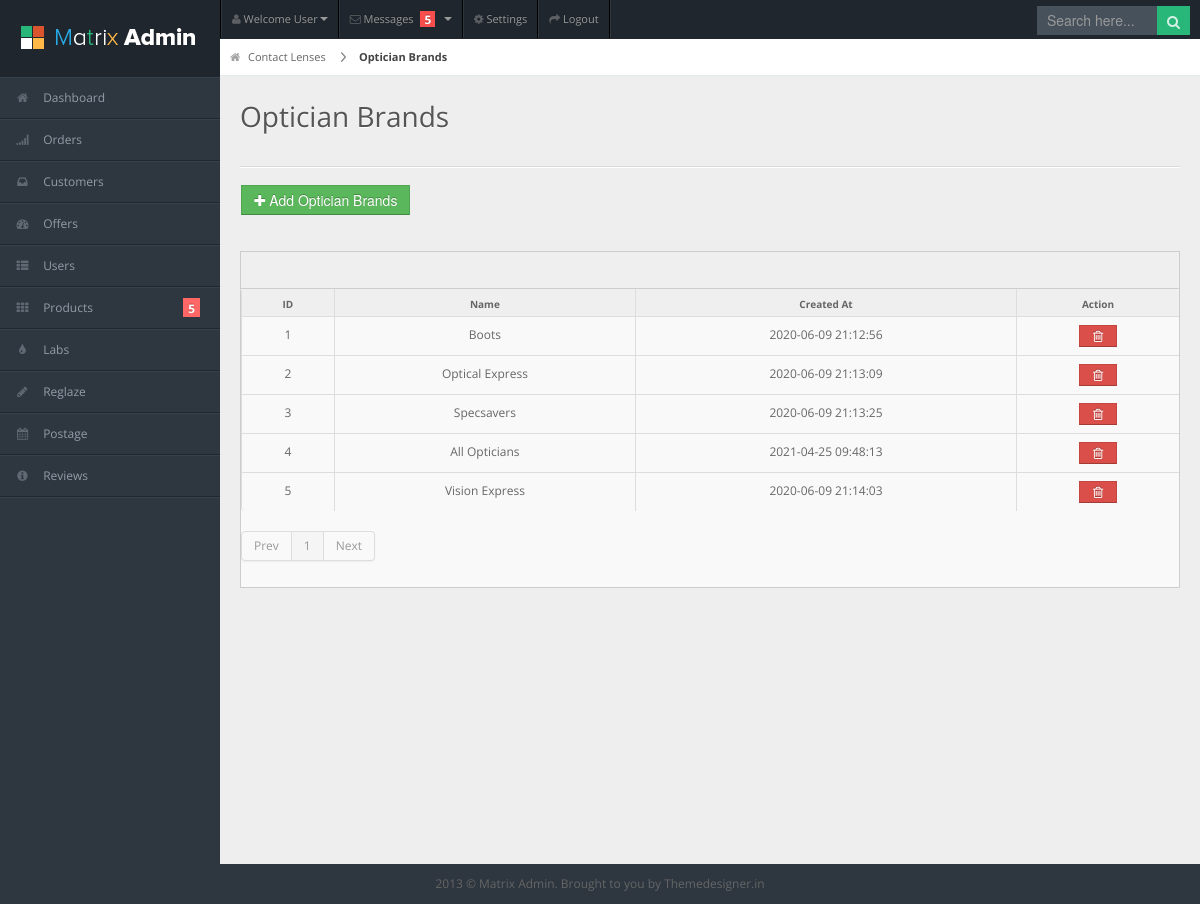
Screenshot of /admin/optician_brands.php with the database file from the repository.
### tables this page shows
CREATE TABLE `optician_brands` (
  `id` int(11) NOT NULL,
  `Product_id` int(24) DEFAULT NULL,
  `Optician_Brands` varchar(225) DEFAULT NULL,
  `active` int(11) DEFAULT NULL,
  `created_at` timestamp NOT NULL DEFAULT current_timestamp() ON UPDATE current_timestamp(),
  `updated_at` timestamp NOT NULL DEFAULT '0000-00-00 00:00:00'
);

### admin/optician_brands.php (the view, shortened to what this page needs)
<?php include('Connection2.php'); ?>
<!DOCTYPE html>
<html lang="en">
<head>
<link rel="stylesheet" href="css/bootstrap.min.css" />
<link rel="stylesheet" href="css/bootstrap-responsive.min.css" />
<link rel="stylesheet" href="css/uniform.css" />
<link rel="stylesheet" href="css/select2.css" />
<link rel="stylesheet" href="css/matrix-style.css" />
<link rel="stylesheet" href="css/matrix-media.css" />
<link href="font-awesome/css/font-awesome.css" rel="stylesheet" />
</head>
<body>
<div id="header">
  <h1><a href="dashboard.html">Matrix Admin</a></h1>
</div>
<div id="user-nav" class="navbar navbar-inverse">
  <ul class="nav">
    <li  class="dropdown" id="profile-messages" ><a title="" href="#" data-toggle="dropdown" data-target="#profile-messages" class="dropdown-toggle"><i class="icon icon-user"></i>  <span class="text">Welcome User</span><b class="caret"></b></a>
    </li>
    <li class="dropdown" id="menu-messages"><a href="#" data-toggle="dropdown" data-target="#menu-messages" class="dropdown-toggle"><i class="icon icon-envelope"></i> <span class="text">Messages</span> <span class="label label-important">5</span> <b class="caret"></b></a>
    </li>
    <li class=""><a title="" href="#"><i class="icon icon-cog"></i> <span class="text">Settings</span></a></li>
    <li class=""><a title="" href="login.html"><i class="icon icon-share-alt"></i> <span class="text">Logout</span></a></li>
  </ul>
</div>
<div id="search">
  <input type="text" placeholder="Search here..."/>
  <button type="submit" class="tip-bottom" title="Search"><i class="icon-search icon-white"></i></button>
</div>
<?php include 'dashboard_aside.php' ?>
<div id="content">
  <div id="content-header">
    <div id="breadcrumb"> <a href="contact_lenses.php" title="Contact Lense" class="tip-bottom"><i class="icon-home"></i> Contact Lenses</a> <a href="#" class="current">Optician Brands</a> </div>
    <h1>Optician Brands</h1>
  </div>
  <div class="container-fluid">
    <hr>
	  <div class="row-fluid">
		 <div class="span6">
			  <button onClick="window.location.href='contact_lenses_category_add.php?type=optician'" class="btn btn-success add-sglasses-btn"><i class="icon-plus"></i> Add Optician Brands</button><br><br>
		</div>
		  <div class="span6">
		</div>
	  </div>
    <div class="row-fluid">
      <div class="span12">
        <div class="widget-box">
          <div class="widget-title">
          </div>
          <div class="widget-content nopadding">
            <table class="table table-bordered table-striped">
              <thead>
                <tr>
				  <th>ID</th>
                  <th>Name</th>
                  <th>Created At</th>
                  <th>Action</th>
                </tr>
              </thead>
              <tbody>
				 <?php
				if (isset($_GET['pageno'])) {
					$pageno = $_GET['pageno'];
				} else {
					$pageno = 1;
				}
				$no_of_records_per_page = 20;
				$offset = ($pageno-1) * $no_of_records_per_page;
				$total_pages_sql = "SELECT COUNT(*) FROM optician_brands where active=0";
			$result = mysqli_query($conn,$total_pages_sql);
			$total_rows = mysqli_fetch_array($result)[0];
			$total_pages = ceil($total_rows / $no_of_records_per_page);
				if(isset($_GET['search'])) {
				$my_search = $_GET['search'];
				$fetch_query = mysqli_query($conn,"SELECT * FROM optician_brands  where Brands_Name='$my_search' OR Brands_Name LIKE '%$my_search%'  AND active=1");
				}
				else {
				$fetch_query = mysqli_query($conn,"SELECT * FROM optician_brands where active=1 LIMIT $offset, $no_of_records_per_page");
				}
				while($row=mysqli_fetch_array($fetch_query,MYSQLI_ASSOC)) {
					?>
                <tr class="odd gradeX">
				  <td style="text-align: center;"><?php echo $row['id']; ?></td>
				  <td style="text-align: center;"><?php echo $row['Optician_Brands']; ?></td>
                  <td style="text-align: center;"><?php echo $row['created_at']; ?></td>
                  <td class="center">
					  <center>
					<button class="btn btn-mini btn-danger add-sglasses-action-btn" onclick="window.location.href='optician_brands.php?delete_optician_id=<?php echo $row['id']; ?>'">&nbsp;&nbsp;<i class="icon-trash"></i> &nbsp;</button>
						  </center>
				  </td>
                </tr>
                <?php } ?>
              </tbody>
            </table>
			  <?php if(isset($_GET['search'])) {} else { ?>
			  <div class="pagination">
              <ul>
                <li class="<?php if($pageno <= 1){ echo 'disabled'; } ?>"><a href="<?php if($pageno <= 1){ echo '#'; } else { echo "?pageno=".($pageno - 1); } ?>" >Prev</a></li>
				<?php for($t=1;$t<=$total_pages;$t++) {
				if($t == $pageno) {
				?>
                <li class="active"> <a href=""><?php echo $t; ?></a> </li>
				<?php
				} else { ?>
				<li class=""> <a href=""><?php echo $t; ?></a> </li>
					<?php
					}
				} ?>
                <li class="<?php if($pageno >= $total_pages){ echo 'disabled'; } ?>"><a href="<?php if($pageno >= $total_pages){ echo '#'; } else { echo "?pageno=".($pageno + 1); } ?>">Next</a></li>
              </ul>
            </div>
			  <?php } ?>
          </div>
        </div>
      </div>
    </div>
  </div>
</div>
<div class="row-fluid">
  <div id="footer" class="span12"> 2013 &copy; Matrix Admin. Brought to you by <a href="http://themedesigner.in">Themedesigner.in</a> </div>
</div>
</body>
</html>

### admin/css/matrix-media.css (style rules this page uses)
body { background:#2E363F; }
#header { background-color: #1f262d; margin-top:10px; }
#search input[type=text], #search button { background-color: #28b779; }
#search input[type=text] { background-color: #47515b; color: #fff; }

### rows the page displays
optician_brands: id "1", Optician_Brands "Boots", created_at "2020-06-09 21:12:56"
optician_brands: id "2", Optician_Brands "Optical Express", created_at "2020-06-09 21:13:09"
optician_brands: id "3", Optician_Brands "Specsavers", created_at "2020-06-09 21:13:25"
optician_brands: id "4", Optician_Brands "All Opticians", created_at "2021-04-25 09:48:13"
optician_brands: id "5", Optician_Brands "Vision Express", created_at "2020-06-09 21:14:03"
